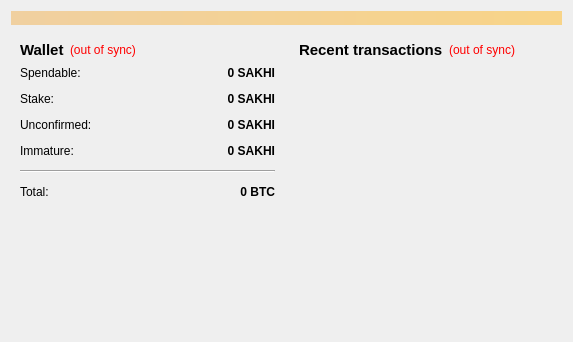
<?xml version="1.0" encoding="UTF-8"?>
<ui version="4.0">
 <class>OverviewPage</class>
 <widget class="QWidget" name="OverviewPage">
  <property name="geometry">
   <rect>
    <x>0</x>
    <y>0</y>
    <width>573</width>
    <height>342</height>
   </rect>
  </property>
  <property name="windowTitle">
   <string>Form</string>
  </property>
  <layout class="QVBoxLayout" name="topLayout">
   <item>
    <widget class="QLabel" name="labelAlerts">
     <property name="visible">
      <bool>false</bool>
     </property>
     <property name="styleSheet">
      <string notr="true">background-color: qlineargradient(x1: 0, y1: 0, x2: 1, y2: 0, stop:0 #F0D0A0, stop:1 #F8D488);  color:#000000
</string>
     </property>
     <property name="wordWrap">
      <bool>true</bool>
     </property>
     <property name="margin">
      <number>3</number>
     </property>
    </widget>
   </item>
   <item>
    <layout class="QHBoxLayout" name="horizontalLayout" stretch="1,1">
     <item>
      <layout class="QVBoxLayout" name="verticalLayout_2">
       <item>
        <widget class="QWidget" name="widget" native="true">
         <layout class="QVBoxLayout" name="verticalLayout_4">
          <item>
           <layout class="QHBoxLayout" name="horizontalLayout_4">
            <item>
             <widget class="QLabel" name="label_5">
              <property name="font">
               <font>
                <pointsize>11</pointsize>
                <weight>75</weight>
                <bold>true</bold>
               </font>
              </property>
              <property name="text">
               <string>Wallet</string>
              </property>
             </widget>
            </item>
            <item>
             <widget class="QLabel" name="labelWalletStatus">
              <property name="toolTip">
               <string>The displayed information may be out of date. Your wallet automatically synchronizes with the Sakhi network after a connection is established, but this process has not completed yet.</string>
              </property>
              <property name="styleSheet">
               <string notr="true">QLabel { color: red; }</string>
              </property>
              <property name="text">
               <string notr="true">(out of sync)</string>
              </property>
              <property name="alignment">
               <set>Qt::AlignLeading|Qt::AlignLeft|Qt::AlignVCenter</set>
              </property>
             </widget>
            </item>
            <item>
             <spacer name="horizontalSpacer_2">
              <property name="orientation">
               <enum>Qt::Horizontal</enum>
              </property>
              <property name="sizeHint" stdset="0">
               <size>
                <width>40</width>
                <height>20</height>
               </size>
              </property>
             </spacer>
            </item>
           </layout>
          </item>
          <item>
           <layout class="QFormLayout" name="formLayout_2">
            <property name="fieldGrowthPolicy">
             <enum>QFormLayout::AllNonFixedFieldsGrow</enum>
            </property>
            <property name="horizontalSpacing">
             <number>12</number>
            </property>
            <property name="verticalSpacing">
             <number>12</number>
            </property>
            <item row="0" column="0">
             <widget class="QLabel" name="label">
              <property name="text">
               <string>Spendable:</string>
              </property>
             </widget>
            </item>
            <item row="0" column="1">
             <widget class="QLabel" name="labelBalance">
              <property name="font">
               <font>
                <weight>75</weight>
                <bold>true</bold>
               </font>
              </property>
              <property name="cursor">
               <cursorShape>IBeamCursor</cursorShape>
              </property>
              <property name="toolTip">
               <string>Your current spendable balance</string>
              </property>
              <property name="text">
               <string notr="true">0 SAKHI</string>
              </property>
              <property name="alignment">
               <set>Qt::AlignRight|Qt::AlignTrailing|Qt::AlignVCenter</set>
              </property>
              <property name="textInteractionFlags">
               <set>Qt::LinksAccessibleByMouse|Qt::TextSelectableByKeyboard|Qt::TextSelectableByMouse</set>
              </property>
             </widget>
            </item>
            <item row="1" column="0">
             <widget class="QLabel" name="label_6">
              <property name="text">
               <string>Stake:</string>
              </property>
             </widget>
            </item>
            <item row="1" column="1">
             <widget class="QLabel" name="labelStake">
              <property name="font">
               <font>
                <weight>75</weight>
                <bold>true</bold>
               </font>
              </property>
              <property name="cursor">
               <cursorShape>IBeamCursor</cursorShape>
              </property>
              <property name="toolTip">
               <string>Total of coins that was staked, and do not yet count toward the current balance</string>
              </property>
              <property name="text">
               <string notr="true">0 SAKHI</string>
              </property>
              <property name="alignment">
               <set>Qt::AlignRight|Qt::AlignTrailing|Qt::AlignVCenter</set>
              </property>
              <property name="textInteractionFlags">
               <set>Qt::LinksAccessibleByMouse|Qt::TextSelectableByKeyboard|Qt::TextSelectableByMouse</set>
              </property>
             </widget>
            </item>
            <item row="2" column="0">
             <widget class="QLabel" name="label_3">
              <property name="text">
               <string>Unconfirmed:</string>
              </property>
             </widget>
            </item>
            <item row="2" column="1">
             <widget class="QLabel" name="labelUnconfirmed">
              <property name="font">
               <font>
                <weight>75</weight>
                <bold>true</bold>
               </font>
              </property>
              <property name="cursor">
               <cursorShape>IBeamCursor</cursorShape>
              </property>
              <property name="toolTip">
               <string>Total of transactions that have yet to be confirmed, and do not yet count toward the current balance</string>
              </property>
              <property name="text">
               <string notr="true">0 SAKHI</string>
              </property>
              <property name="alignment">
               <set>Qt::AlignRight|Qt::AlignTrailing|Qt::AlignVCenter</set>
              </property>
              <property name="textInteractionFlags">
               <set>Qt::LinksAccessibleByMouse|Qt::TextSelectableByKeyboard|Qt::TextSelectableByMouse</set>
              </property>
             </widget>
            </item>
            <item row="3" column="0">
             <widget class="QLabel" name="labelImmatureText">
              <property name="text">
               <string>Immature:</string>
              </property>
             </widget>
            </item>
            <item row="3" column="1">
             <widget class="QLabel" name="labelImmature">
              <property name="font">
               <font>
                <weight>75</weight>
                <bold>true</bold>
               </font>
              </property>
              <property name="toolTip">
               <string>Mined balance that has not yet matured</string>
              </property>
              <property name="text">
               <string notr="true">0 SAKHI</string>
              </property>
              <property name="alignment">
               <set>Qt::AlignRight|Qt::AlignTrailing|Qt::AlignVCenter</set>
              </property>
              <property name="textInteractionFlags">
               <set>Qt::LinksAccessibleByMouse|Qt::TextSelectableByKeyboard|Qt::TextSelectableByMouse</set>
              </property>
             </widget>
            </item>
            <item row="4" column="0" colspan="2">
             <widget class="Line" name="line">
              <property name="orientation">
               <enum>Qt::Horizontal</enum>
              </property>
             </widget>
            </item>
            <item row="5" column="0">
             <widget class="QLabel" name="labelTotalText">
              <property name="text">
               <string>Total:</string>
              </property>
             </widget>
            </item>
            <item row="5" column="1">
             <widget class="QLabel" name="labelTotal">
              <property name="font">
               <font>
                <weight>75</weight>
                <bold>true</bold>
               </font>
              </property>
              <property name="cursor">
               <cursorShape>IBeamCursor</cursorShape>
              </property>
              <property name="toolTip">
               <string>Your current total balance</string>
              </property>
              <property name="text">
               <string notr="true">0 BTC</string>
              </property>
              <property name="alignment">
               <set>Qt::AlignRight|Qt::AlignTrailing|Qt::AlignVCenter</set>
              </property>
              <property name="textInteractionFlags">
               <set>Qt::LinksAccessibleByMouse|Qt::TextSelectableByKeyboard|Qt::TextSelectableByMouse</set>
              </property>
             </widget>
            </item>
           </layout>
          </item>
         </layout>
        </widget>
       </item>
       <item>
        <widget class="QLabel" name="coinLogo">
         <property name="text">
          <string/>
         </property>
         <property name="pixmap">
          <pixmap resource="../bitcoin.qrc">:/icons/logo_backg</pixmap>
         </property>
         <property name="alignment">
          <set>Qt::AlignCenter</set>
         </property>
         <property name="margin">
          <number>-2</number>
         </property>
        </widget>
       </item>
       <item>
        <spacer name="verticalSpacer">
         <property name="orientation">
          <enum>Qt::Vertical</enum>
         </property>
         <property name="sizeHint" stdset="0">
          <size>
           <width>20</width>
           <height>40</height>
          </size>
         </property>
        </spacer>
       </item>
      </layout>
     </item>
     <item>
      <layout class="QVBoxLayout" name="verticalLayout_3">
       <item>
        <widget class="QWidget" name="widget_2" native="true">
         <layout class="QVBoxLayout" name="verticalLayout">
          <item>
           <layout class="QHBoxLayout" name="horizontalLayout_2">
            <item>
             <widget class="QLabel" name="label_4">
              <property name="font">
               <font>
                <pointsize>11</pointsize>
                <weight>75</weight>
                <bold>true</bold>
               </font>
              </property>
              <property name="text">
               <string>&lt;b&gt;Recent transactions&lt;/b&gt;</string>
              </property>
             </widget>
            </item>
            <item>
             <widget class="QLabel" name="labelTransactionsStatus">
              <property name="toolTip">
               <string>The displayed information may be out of date. Your wallet automatically synchronizes with the Sakhi network after a connection is established, but this process has not completed yet.</string>
              </property>
              <property name="styleSheet">
               <string notr="true">QLabel { color: red; }</string>
              </property>
              <property name="text">
               <string notr="true">(out of sync)</string>
              </property>
              <property name="alignment">
               <set>Qt::AlignRight|Qt::AlignTrailing|Qt::AlignVCenter</set>
              </property>
             </widget>
            </item>
            <item>
             <spacer name="horizontalSpacer">
              <property name="orientation">
               <enum>Qt::Horizontal</enum>
              </property>
              <property name="sizeHint" stdset="0">
               <size>
                <width>40</width>
                <height>20</height>
               </size>
              </property>
             </spacer>
            </item>
           </layout>
          </item>
          <item>
           <widget class="QListView" name="listTransactions">
            <property name="styleSheet">
             <string notr="true">QListView { background: transparent; }</string>
            </property>
            <property name="frameShape">
             <enum>QFrame::NoFrame</enum>
            </property>
            <property name="verticalScrollBarPolicy">
             <enum>Qt::ScrollBarAlwaysOff</enum>
            </property>
            <property name="horizontalScrollBarPolicy">
             <enum>Qt::ScrollBarAlwaysOff</enum>
            </property>
            <property name="selectionMode">
             <enum>QAbstractItemView::NoSelection</enum>
            </property>
           </widget>
          </item>
         </layout>
        </widget>
       </item>
      </layout>
     </item>
    </layout>
   </item>
  </layout>
 </widget>
 <resources>
  <include location="../bitcoin.qrc"/>
 </resources>
 <connections/>
</ui>
